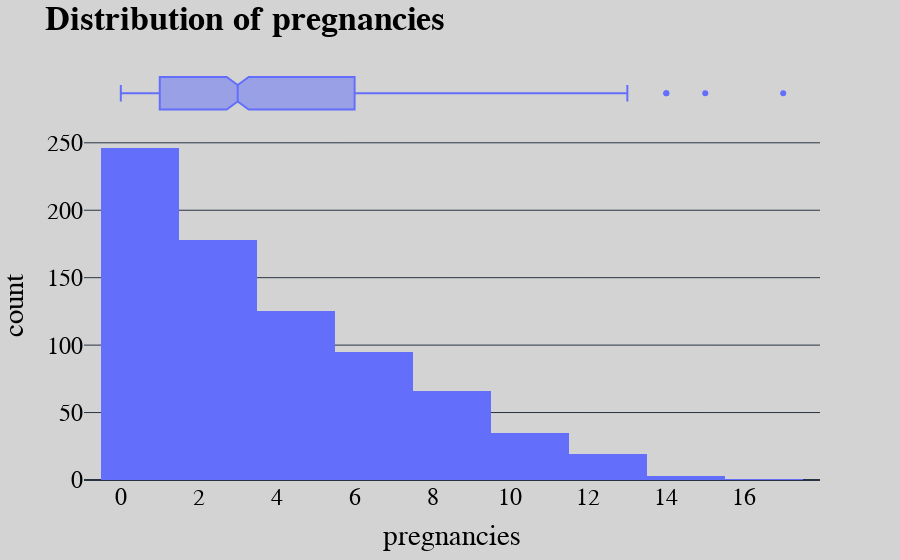

This figure's notebook cell:
### Code cell
plot_hist('pregnancies')

### Figure 1 — Plotly figure (JSON) as saved in the notebook; plotly's stock layout.template omitted (floating-point values rounded to 4 significant figures; data arrays with more than 128 entries replaced by an {"elided": "..."} marker saying what was removed)
{"data": [{"alignmentgroup": "True", "bingroup": "x", "hovertemplate": "pregnancies=%{x}<br>count=%{y}<extra></extra>", "legendgroup": "", "marker": {"color": "#636efa", "pattern": {"shape": ""}}, "name": "", "nbinsx": 17, "offsetgroup": "", "orientation": "v", "showlegend": false, "type": "histogram", "x": {"elided": "768 int values"}, "xaxis": "x", "yaxis": "y"}, {"alignmentgroup": "True", "hovertemplate": "pregnancies=%{x}<extra></extra>", "legendgroup": "", "marker": {"color": "#636efa"}, "name": "", "notched": true, "offsetgroup": "", "showlegend": false, "type": "box", "x": {"elided": "768 int values"}, "xaxis": "x2", "yaxis": "y2"}], "layout": {"barmode": "relative", "font": {"color": "black", "family": "San Serif", "size": 24}, "legend": {"tracegroupgap": 0}, "margin": {"t": 60}, "paper_bgcolor": "lightgray", "plot_bgcolor": "lightgray", "title": {"text": "<b>Distribution of pregnancies<b>"}, "xaxis": {"anchor": "y", "domain": [0, 1], "showgrid": false, "title": {"text": "pregnancies"}, "zeroline": false}, "xaxis2": {"anchor": "y2", "domain": [0, 1], "matches": "x", "showgrid": false, "showticklabels": false, "zeroline": false}, "yaxis": {"anchor": "x", "domain": [0, 0.8316], "title": {"text": "count"}}, "yaxis2": {"anchor": "x2", "domain": [0.8416, 1], "matches": "y2", "showgrid": false, "showline": false, "showticklabels": false, "ticks": ""}}}
